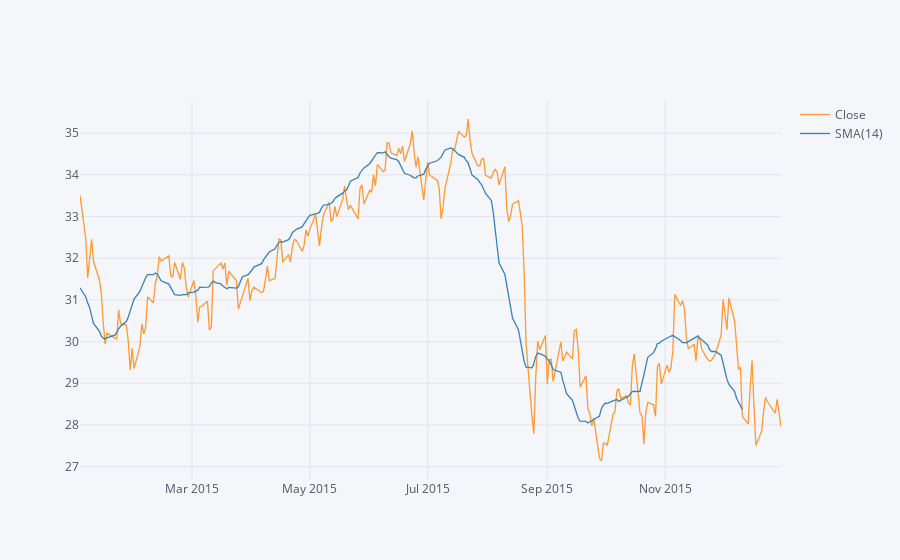

The cell this chart's notebook holds for it:
### Markdown cell above
** Use .ta_plot(study='sma') to create a Simple Moving Averages plot of Morgan Stanley for the year 2015.**

### Code cell
MS['Close'].loc['2016-01-01':'2015-01-01'].ta_plot(study='sma')

### Figure 1 — Plotly figure (JSON) as saved in the notebook; plotly's stock layout.template omitted (floating-point values rounded to 4 significant figures; data arrays with more than 128 entries replaced by an {"elided": "..."} marker saying what was removed)
{"data": [{"line": {"color": "rgba(255, 153, 51, 1.0)", "dash": "solid", "shape": "linear", "width": 1.3}, "mode": "lines", "name": "Close", "text": "", "type": "scatter", "x": {"elided": "252 str values"}, "y": {"elided": "252 float values"}}, {"line": {"color": "rgba(55, 128, 191, 1.0)", "dash": "solid", "shape": "linear", "width": 1.3}, "mode": "lines", "name": "SMA(14)", "text": "", "type": "scatter", "x": {"elided": "252 str values"}, "y": {"elided": "252 mixed values"}}], "layout": {"legend": {"bgcolor": "#F5F6F9", "font": {"color": "#4D5663"}}, "paper_bgcolor": "#F5F6F9", "plot_bgcolor": "#F5F6F9", "title": {"font": {"color": "#4D5663"}}, "xaxis": {"gridcolor": "#E1E5ED", "showgrid": true, "tickfont": {"color": "#4D5663"}, "title": {"font": {"color": "#4D5663"}, "text": ""}, "zerolinecolor": "#E1E5ED"}, "yaxis": {"gridcolor": "#E1E5ED", "showgrid": true, "tickfont": {"color": "#4D5663"}, "title": {"font": {"color": "#4D5663"}, "text": ""}, "zerolinecolor": "#E1E5ED"}}}
